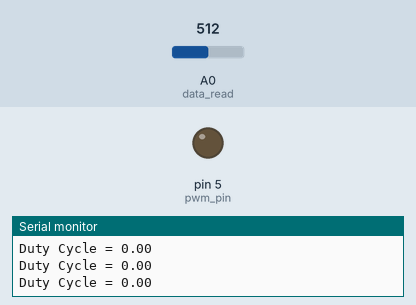
The sketch below on a simulated Arduino Uno, built with avr-gcc and run on an emulated ATmega328P. On the bench: output pins drawn as LEDs (lit = HIGH), the last lines printed to the serial monitor. Inputs (shaded band) come from the test bench; at power-on: A0 (data_read) = 512.

Above: at 1.2 s.
1.3 s: A0 (data_read) set to 482
At 4.1 s:
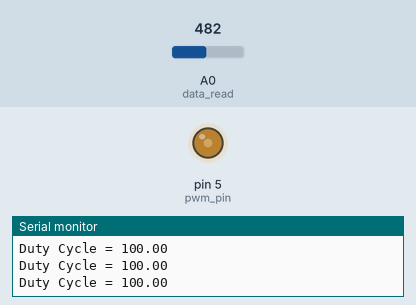
4.3 s: A0 (data_read) set to 511
At 7.7 s:
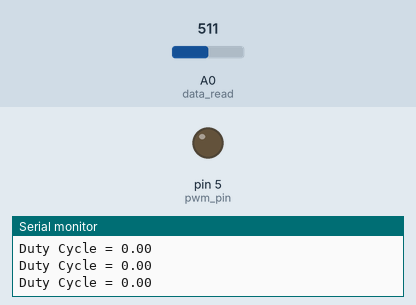
Timing chart, 0 to 9.2 s (numbered marks = the images above; inputs shaded):
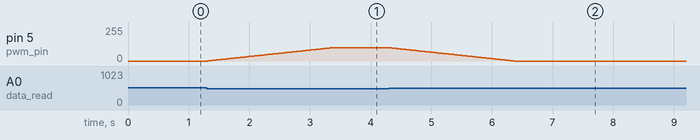

Measured:
- the behaviour switches between 493 and 492 on A0 (data_read) (found by bisection; images 0 and 1)
- after the input at 1.3 s, pin 5 (pwm_pin): moves from 0/255 to 100/255 over 2.0 s, starting at once
- after the input at 4.3 s, pin 5 (pwm_pin): moves from 100/255 to 0/255 over 2.0 s, starting at once

The sketch:

control.ino
```cpp
float ref_voltage=2.5; // Do not forget, Ardinocan read up to 5.2 Vansd will scale the values read upto 5.2 V
float V_ref; //will be up to 1024

int data_read = A0;
int pwm_pin = 5;
float D = 0;
float feedback = 0; // will be up to 1024

void setup() {
  Serial.begin(9600);
  pinMode(pwm_pin,OUTPUT);
  //TCCR0B = TCCR0B & B11111000 | B00000010;    // set timer 0 divisor to     8 for PWM frequency of  7812.50 Hz D13 bacagı için
  // TCCR2B = TCCR2B & B11111000 | B00000010;    // set timer 2 divisor to     8 for PWM frequency of  3921.16 Hz D9 bacagı için
TCCR0B = TCCR0B & B11111000 | B00000001;

V_ref= ref_voltage/5.2*1024;// this isthe analog correspondence of reference set voltage above

}


void loop(){

   feedback = analogRead(data_read);

  if (feedback<V_ref){
    D++;
    }

    else {
      D--;
      }

  if (D>=100) D=100;
  else if (D<=0) D=0;

   analogWrite(pwm_pin, D);

   Serial.print("Duty Cycle = ");
   Serial.println(D);

   delay(100);
}
```
